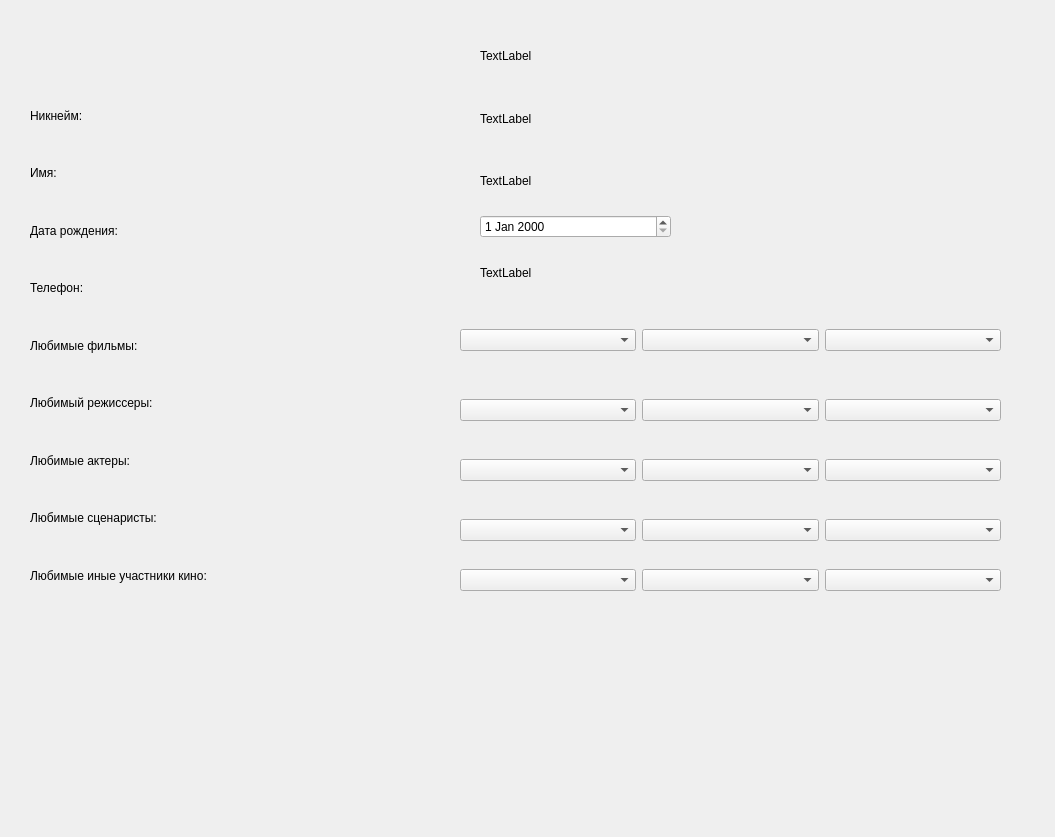
<?xml version="1.0" encoding="UTF-8"?>
<ui version="4.0">
 <class>Form_profile</class>
 <widget class="QWidget" name="Form_profile">
  <property name="geometry">
   <rect>
    <x>0</x>
    <y>0</y>
    <width>1055</width>
    <height>837</height>
   </rect>
  </property>
  <property name="windowTitle">
   <string>Профиль</string>
  </property>
  <widget class="QLabel" name="label">
   <property name="geometry">
    <rect>
     <x>480</x>
     <y>10</y>
     <width>91</width>
     <height>91</height>
    </rect>
   </property>
   <property name="text">
    <string>TextLabel</string>
   </property>
  </widget>
  <widget class="QWidget" name="verticalLayoutWidget">
   <property name="geometry">
    <rect>
     <x>30</x>
     <y>90</y>
     <width>391</width>
     <height>511</height>
    </rect>
   </property>
   <layout class="QVBoxLayout" name="verticalLayout">
    <item>
     <widget class="QLabel" name="label_3">
      <property name="text">
       <string>Никнейм:</string>
      </property>
     </widget>
    </item>
    <item>
     <widget class="QLabel" name="label_2">
      <property name="text">
       <string>Имя:</string>
      </property>
     </widget>
    </item>
    <item>
     <widget class="QLabel" name="label_4">
      <property name="text">
       <string>Дата рождения:</string>
      </property>
     </widget>
    </item>
    <item>
     <widget class="QLabel" name="label_5">
      <property name="text">
       <string>Телефон:</string>
      </property>
     </widget>
    </item>
    <item>
     <widget class="QLabel" name="label_6">
      <property name="text">
       <string>Любимые фильмы:</string>
      </property>
     </widget>
    </item>
    <item>
     <widget class="QLabel" name="label_7">
      <property name="text">
       <string>Любимый режиссеры:</string>
      </property>
     </widget>
    </item>
    <item>
     <widget class="QLabel" name="label_8">
      <property name="text">
       <string>Любимые актеры:</string>
      </property>
     </widget>
    </item>
    <item>
     <widget class="QLabel" name="label_9">
      <property name="text">
       <string>Любимые сценаристы:</string>
      </property>
     </widget>
    </item>
    <item>
     <widget class="QLabel" name="label_10">
      <property name="text">
       <string>Любимые иные участники кино:</string>
      </property>
     </widget>
    </item>
   </layout>
  </widget>
  <widget class="QWidget" name="horizontalLayoutWidget">
   <property name="geometry">
    <rect>
     <x>460</x>
     <y>300</y>
     <width>541</width>
     <height>80</height>
    </rect>
   </property>
   <layout class="QHBoxLayout" name="horizontalLayout">
    <item>
     <widget class="QComboBox" name="btn_film"/>
    </item>
    <item>
     <widget class="QComboBox" name="btn_film2"/>
    </item>
    <item>
     <widget class="QComboBox" name="btn_film3"/>
    </item>
   </layout>
  </widget>
  <widget class="QWidget" name="horizontalLayoutWidget_2">
   <property name="geometry">
    <rect>
     <x>460</x>
     <y>430</y>
     <width>541</width>
     <height>80</height>
    </rect>
   </property>
   <layout class="QHBoxLayout" name="horizontalLayout_2">
    <item>
     <widget class="QComboBox" name="btn_actor"/>
    </item>
    <item>
     <widget class="QComboBox" name="btn_actor2"/>
    </item>
    <item>
     <widget class="QComboBox" name="btn_actor3"/>
    </item>
   </layout>
  </widget>
  <widget class="QWidget" name="horizontalLayoutWidget_3">
   <property name="geometry">
    <rect>
     <x>460</x>
     <y>540</y>
     <width>541</width>
     <height>80</height>
    </rect>
   </property>
   <layout class="QHBoxLayout" name="horizontalLayout_3">
    <item>
     <widget class="QComboBox" name="btn_uch"/>
    </item>
    <item>
     <widget class="QComboBox" name="btn_uch2"/>
    </item>
    <item>
     <widget class="QComboBox" name="btn_uch3"/>
    </item>
   </layout>
  </widget>
  <widget class="QWidget" name="horizontalLayoutWidget_4">
   <property name="geometry">
    <rect>
     <x>460</x>
     <y>490</y>
     <width>541</width>
     <height>80</height>
    </rect>
   </property>
   <layout class="QHBoxLayout" name="horizontalLayout_4">
    <item>
     <widget class="QComboBox" name="btn_scen"/>
    </item>
    <item>
     <widget class="QComboBox" name="btn_scen2"/>
    </item>
    <item>
     <widget class="QComboBox" name="btn_scen3"/>
    </item>
   </layout>
  </widget>
  <widget class="QWidget" name="horizontalLayoutWidget_5">
   <property name="geometry">
    <rect>
     <x>460</x>
     <y>370</y>
     <width>541</width>
     <height>80</height>
    </rect>
   </property>
   <layout class="QHBoxLayout" name="horizontalLayout_5">
    <item>
     <widget class="QComboBox" name="btn_reg"/>
    </item>
    <item>
     <widget class="QComboBox" name="btn_reg2"/>
    </item>
    <item>
     <widget class="QComboBox" name="btn_reg3"/>
    </item>
   </layout>
  </widget>
  <widget class="QWidget" name="verticalLayoutWidget_2">
   <property name="geometry">
    <rect>
     <x>480</x>
     <y>90</y>
     <width>191</width>
     <height>211</height>
    </rect>
   </property>
   <layout class="QVBoxLayout" name="verticalLayout_4">
    <item>
     <widget class="QLabel" name="label_11">
      <property name="text">
       <string>TextLabel</string>
      </property>
     </widget>
    </item>
    <item>
     <widget class="QLabel" name="label_12">
      <property name="text">
       <string>TextLabel</string>
      </property>
     </widget>
    </item>
    <item>
     <widget class="QDateEdit" name="dateEdit"/>
    </item>
    <item>
     <widget class="QLabel" name="label_13">
      <property name="text">
       <string>TextLabel</string>
      </property>
     </widget>
    </item>
   </layout>
  </widget>
 </widget>
 <resources/>
 <connections/>
</ui>
